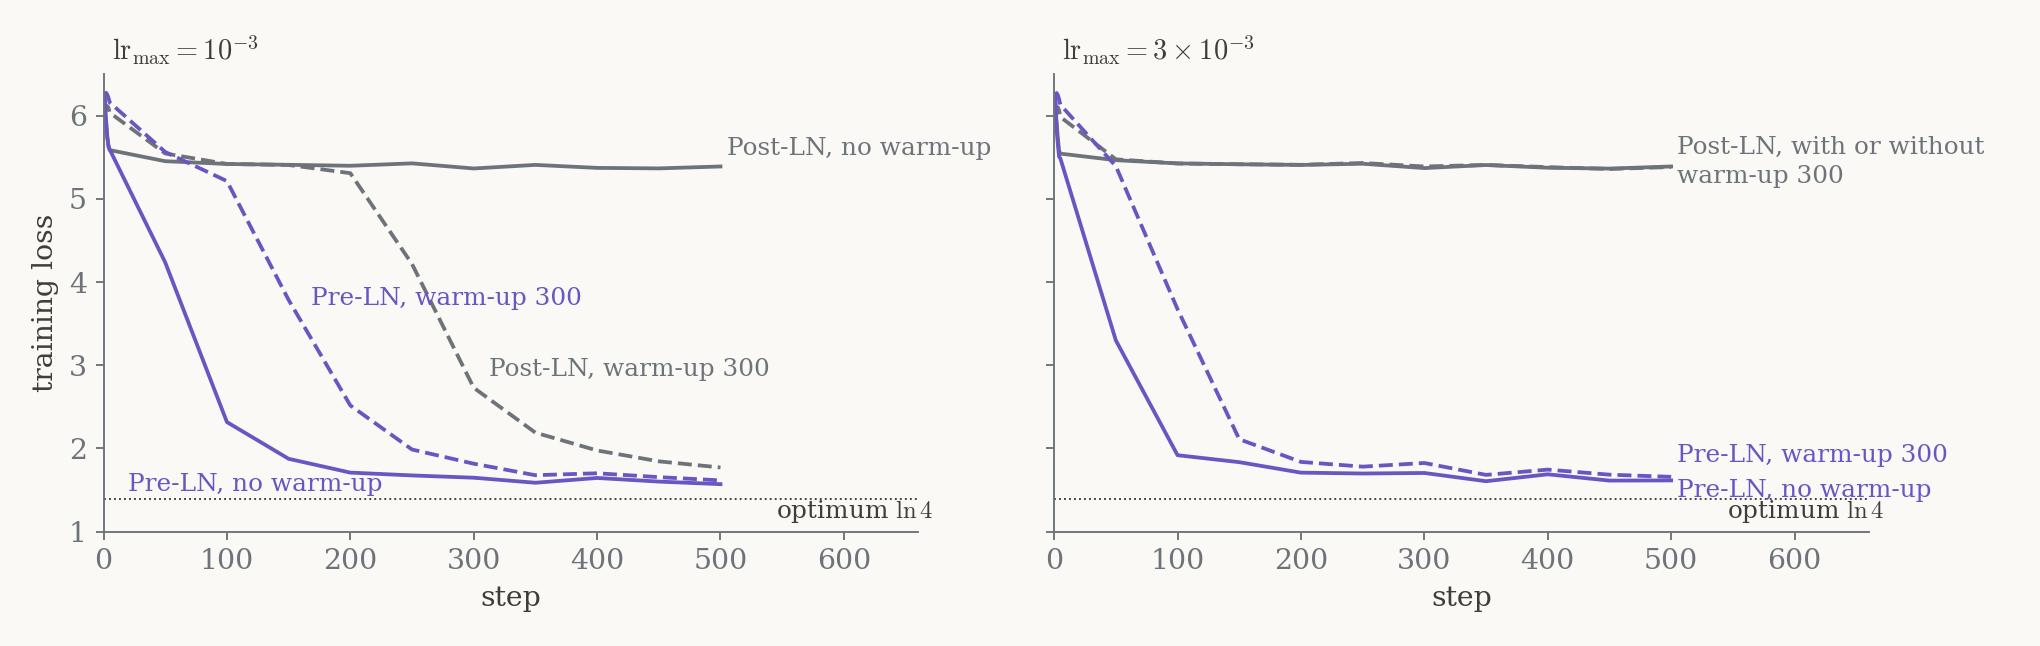

Here is the Python script that generated this plot:
# 画 train_toy.py 的结果：两种摆法、有无 warm-up、两个峰值学习率，两个种子取平均。
import json, math, matplotlib
matplotlib.use('Agg')
import matplotlib.pyplot as plt
plt.rcParams.update({'mathtext.fontset': 'cm', 'font.family': 'serif', 'font.size': 12,
                     'axes.edgecolor': '#6e737b', 'axes.labelcolor': '#3d3d3a', 'xtick.color': '#6e737b', 'ytick.color': '#6e737b'})
POST, PRE, INK = '#6e737b', '#6a55c2', '#3d3d3a'
d = json.load(open('train_toy.json'))
POS = {'0.001': {('post', '0'): (505, 5.6), ('post', '300'): (312, 2.95), ('pre', '300'): (168, 3.8), ('pre', '0'): (20, 1.57)},
       '0.003': {('post', '0'): (505, 5.62, 'Post-LN, with or without'), ('post', '300'): (505, 5.27, 'warm-up 300'), ('pre', '300'): (505, 1.92), ('pre', '0'): (505, 1.5)}}
fig, ax = plt.subplots(1, 2, figsize=(12, 3.8), facecolor='#faf9f5', sharey=True)
for a, lr in zip(ax, ('0.001', '0.003')):
    a.set_facecolor('#faf9f5'); a.spines[['top', 'right']].set_visible(False)
    a.axhline(math.log(4), color=INK, lw=.8, ls=':')
    for arch, c in (('post', POST), ('pre', PRE)):
        for w, ls in (('0', '-'), ('300', '--')):
            runs = [d[f'{arch} lr={lr} warm={w} seed={s}'] for s in (0, 1)]
            t = [p[0] for p in runs[0]]; y = [(p[1] + q[1]) / 2 for p, q in zip(*runs)]
            a.plot(t, y, ls, color=c, lw=1.6)
            name = ('Post-LN' if arch == 'post' else 'Pre-LN') + (', no warm-up' if w == '0' else ', warm-up 300')
            pos = POS[lr].get((arch, w))
            if pos: a.text(pos[0], pos[1], pos[2] if len(pos) > 2 else name, color=c, fontsize=10.5, va='center')
    a.set_xlim(0, 660); a.set_ylim(1.0, 6.5); a.set_xlabel('step'); a.text(.01, 1.03, r'$\mathrm{lr}_{\max}=%s$' % ('10^{-3}' if lr == '0.001' else r'3\times10^{-3}'), transform=a.transAxes, color=INK)
    a.text(545, math.log(4) - .22, r'optimum $\ln 4$', color=INK, fontsize=10.5)
ax[0].set_ylabel('training loss')
fig.tight_layout(); fig.savefig('fig-toy.png', dpi=170, facecolor='#faf9f5'); print('ok')
